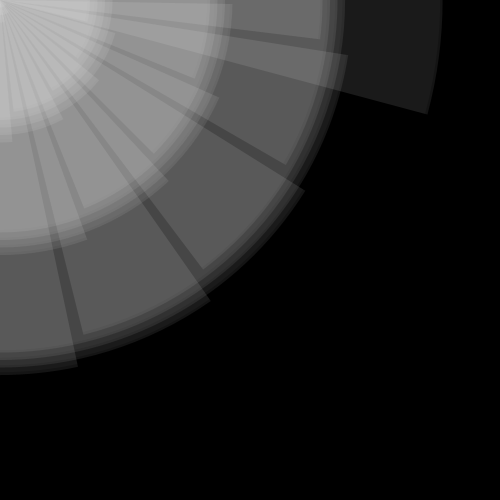
Frame 1 (no input)
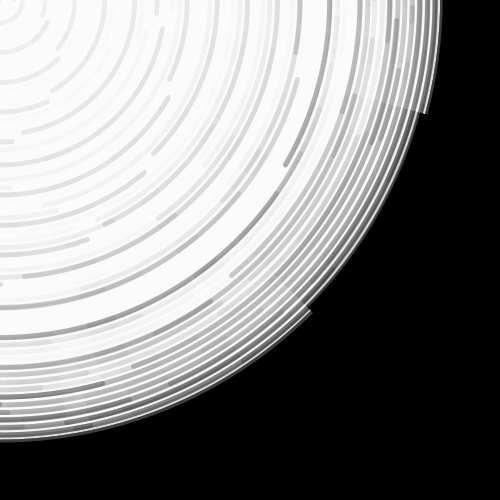
Frame 60 (the mouse pressed at the canvas centre just before this capture)
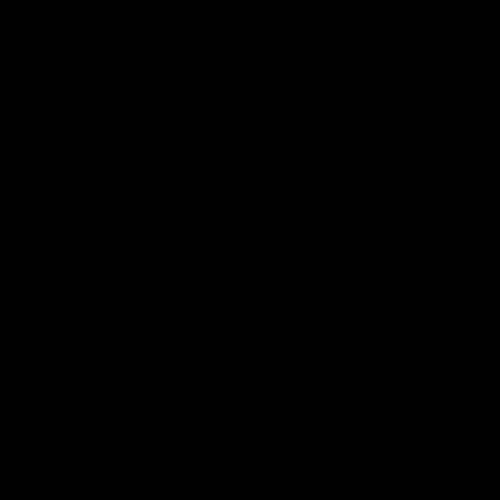
Frame 120 (the mouse held since frame 60 and released just before this capture)

The Processing sketch that drew these frames (run headless with seeded random() and noise(); from frame 60 on, the mouse is pressed at the canvas centre):

// Processing sketch: processing_130782
// ── processing_130782.pde

void setup() {
  background(0);
  size(500, 500);
  frameRate(30);
  smooth();
  noFill();
}

void draw() {
  randomSeed(0);
  strokeWeight(5);
  stroke(0, 60);
    if (mousePressed == true) {
    fill(0, 100);
  } else {
    fill(255, 26);
  }
  for (int i = 0; i <900; i += 15) {
  float begin = radians(i);
  float end = begin + HALF_PI;
  rotate(radians(frameCount * 8 % 200));
  arc(mouseX, mouseY, i, i, begin, end);
  }
}
